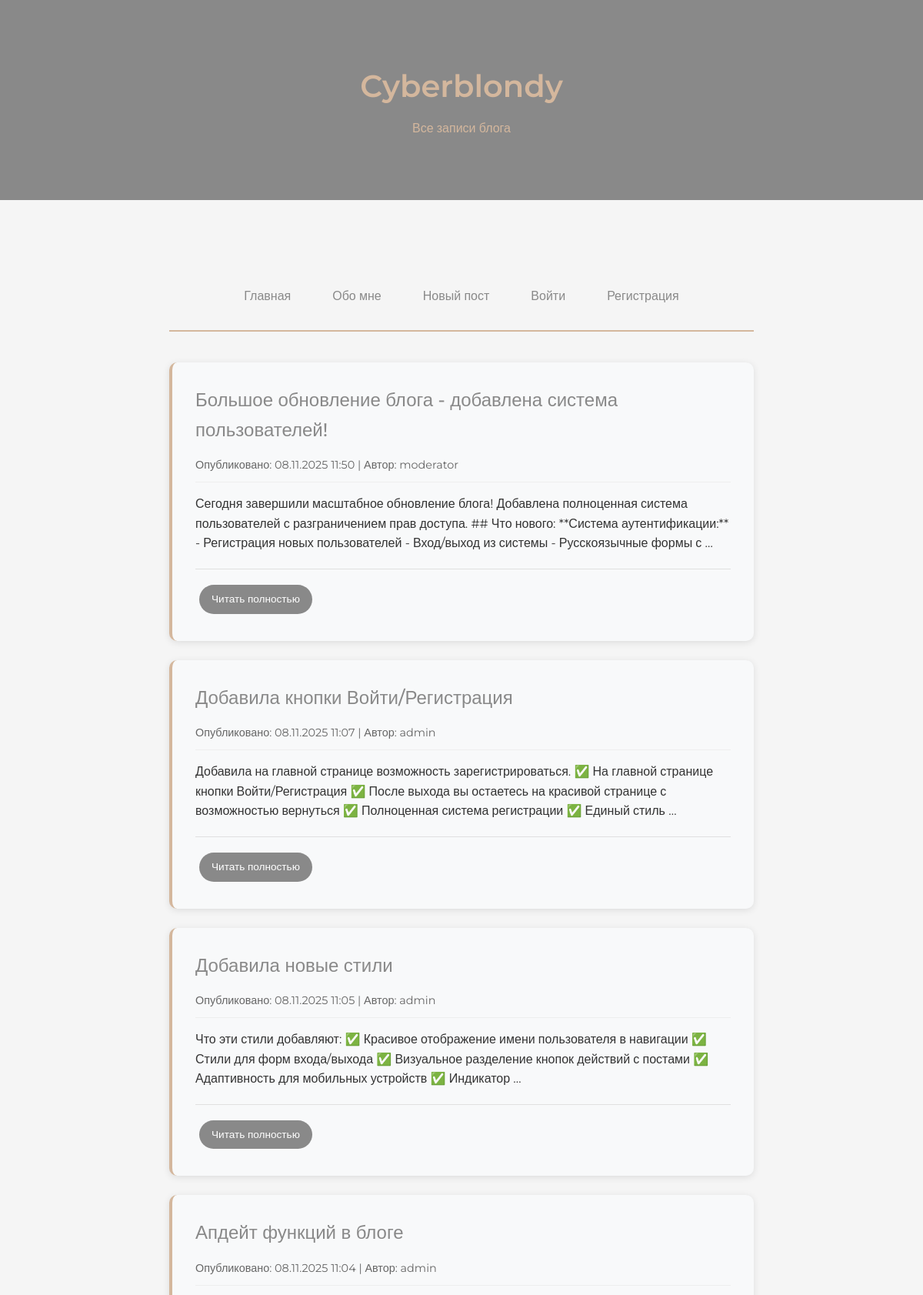
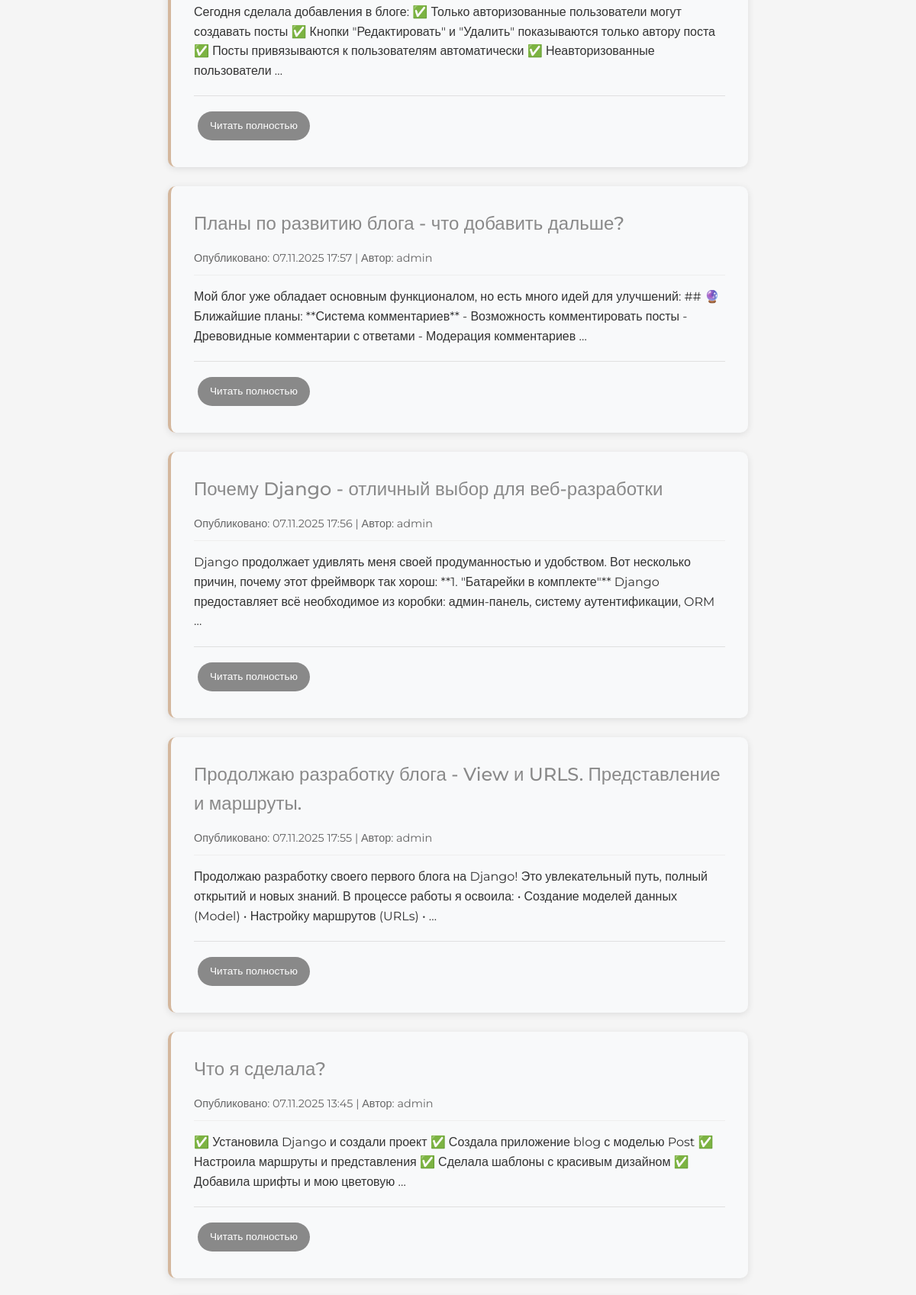
/posts/ (upper part), run on the app's committed database (2 pictures, top to bottom).
### blog/models.py (models this page shows, shortened)
class Post(models.Model):
    title = models.CharField(max_length=100, verbose_name='Заголовок')
    content = models.TextField(verbose_name='Содержание')
    created_at = models.DateTimeField(default=timezone.now, verbose_name='Дата создания')
    author = models.ForeignKey(User, on_delete=models.CASCADE, verbose_name='Автор')
    class Meta:
        verbose_name = 'Пост'
        verbose_name_plural = 'Посты'
        ordering = ['-created_at']

### blog/views.py (the view)
# urls.py: path('posts/', PostListView.as_view(), name='post_list'),
class PostListView(ListView):
    model = Post
    template_name = 'blog/post_list.html'
    context_object_name = 'posts'

### blog/templates/blog/post_list.html (shortened to what this page needs)
{% load static %}
<!DOCTYPE html>
<html lang="ru">
<head>
    <link rel="stylesheet" href="{% static 'css/style.css' %}">
</head>
<body>
    <div class="header">
        <div class="container">
            <h1>Cyberblondy</h1>
            <p>Все записи блога</p>
        </div>
    </div>
    <div class="container">
        <nav class="main-nav">
            <a href="{% url 'home' %}" class="nav-link">Главная</a>
            <a href="{% url 'about' %}" class="nav-link">Обо мне</a>
            <a href="{% url 'post_create' %}" class="nav-link">Новый пост</a>
            {% if user.is_authenticated %}
                <span class="nav-user">Привет, {{ user.username }}!</span>
                <a href="{% url 'logout' %}" class="nav-link">Выйти</a>
            {% else %}
                <a href="{% url 'login' %}" class="nav-link">Войти</a>
                <a href="{% url 'register' %}" class="nav-link">Регистрация</a>
            {% endif %}
        </nav>
        {% for post in posts %}
        <div class="post">
            <h2><a href="{% url 'post_detail' post.pk %}" class="post-title-link">{{ post.title }}</a></h2>
            <p class="post-meta">
                Опубликовано: {{ post.created_at|date:"d.m.Y H:i" }} |
                Автор: {{ post.author.username }}
            </p>
            <p>{{ post.content|truncatewords:30 }}</p>
            <div class="post-actions">
                <a href="{% url 'post_detail' post.pk %}" class="btn btn-read">Читать полностью</a>
            </div>
        </div>
        {% empty %}
        <div class="empty-message">
            Пока нет записей. <a href="{% url 'post_create' %}" class="empty-link">Будьте первым, кто добавит запись!</a>
        </div>
        {% endfor %}
    </div>
</body>
</html>

### static/css/style.css (style rules this page uses)
* { margin: 0; padding: 0; box-sizing: border-box; }
body { font-family: 'Montserrat', sans-serif; background-color: #f5f5f5; color: #333; line-height: 1.6; }
.container { max-width: 800px; margin: 0 auto; padding: 40px 20px; }
.header { background-color: #898989; color: #d4b79d; padding: 40px 0; text-align: center; margin-bottom: 40px; }
.header h1 { font-size: 2.5rem; font-weight: 600; margin-bottom: 10px; }
.main-nav { text-align: center; margin-bottom: 40px; padding: 20px 0; border-bottom: 2px solid #d4b79d; display: flex; justify-content: center; align-items: center; flex-wrap: wrap; gap: 10px; }
.nav-link { display: inline-block; padding: 10px 20px; color: #898989; text-decoration: none; font-weight: 500; border: 2px solid transparent; border-radius: 25px; transition: all 0.3s ease; white-space: nowrap; }
.post { background-color: #f8f9fa; padding: 30px; margin-bottom: 25px; border-radius: 10px; box-shadow: 0 2px 10px rgba(0,0,0,0.1); border-left: 4px solid #d4b79d; }
.post h2 { color: #898989; font-weight: 500; margin-bottom: 15px; font-size: 1.5rem; }
.post-title-link { color: #898989; text-decoration: none; transition: color 0.3s ease; }
.btn { display: inline-block; padding: 8px 16px; margin: 5px; border: none; border-radius: 20px; text-decoration: none; font-family: 'Montserrat', sans-serif; font-size: 0.9rem; font-weight: 500; cursor: pointer; transition: all 0.3s ease; }
.btn-read { background-color: #898989; color: white; }
.post-actions { margin-top: 20px; padding-top: 15px; border-top: 1px solid #e0e0e0; }
.post-meta { color: #666; font-size: 0.9rem; margin-bottom: 15px; padding-bottom: 10px; border-bottom: 1px solid #eee; }
.post-actions .btn { margin: 5px; font-size: 0.85rem; }

### data on the page
Post: title "Большое обновление блога - добавлена система пользователей!", created_at "08.11.2025 11:50", author.username "moderator", content "Сегодня завершили масштабное обновление блога! Добавлена полноценная система пользователей с разграничением прав доступа. ## Что нового: **Система аутентификации:** - Регистрация новых пользователей - Вход/выход из системы - Русскоязычные формы с …"
Post: title "Добавила кнопки Войти/Регистрация", created_at "08.11.2025 11:07", author.username "admin", content "Добавила на главной странице возможность зарегистрироваться. ✅ На главной странице кнопки Войти/Регистрация ✅ После выхода вы остаетесь на красивой странице с возможностью вернуться ✅ Полноценная система регистрации ✅ Единый стиль …"
Post: title "Добавила новые стили", created_at "08.11.2025 11:05", author.username "admin", content "Что эти стили добавляют: ✅ Красивое отображение имени пользователя в навигации ✅ Стили для форм входа/выхода ✅ Визуальное разделение кнопок действий с постами ✅ Адаптивность для мобильных устройств ✅ Индикатор …"
Post: title "Апдейт функций в блоге", created_at "08.11.2025 11:04", author.username "admin", content "Сегодня сделала добавления в блоге: ✅ Только авторизованные пользователи могут создавать посты ✅ Кнопки \"Редактировать\" и \"Удалить\" показываются только автору поста ✅ Посты привязываются к пользователям автоматически ✅ Неавторизованные пользователи …"
Post: title "Планы по развитию блога - что добавить дальше?", created_at "07.11.2025 17:57", author.username "admin", content "Мой блог уже обладает основным функционалом, но есть много идей для улучшений: ## 🔮 Ближайшие планы: **Система комментариев** - Возможность комментировать посты - Древовидные комментарии с ответами - Модерация комментариев …"
Post: title "Почему Django - отличный выбор для веб-разработки", created_at "07.11.2025 17:56", author.username "admin", content "Django продолжает удивлять меня своей продуманностью и удобством. Вот несколько причин, почему этот фреймворк так хорош: **1. \"Батарейки в комплекте\"** Django предоставляет всё необходимое из коробки: админ-панель, систему аутентификации, ORM …"
Post: title "Продолжаю разработку блога - View и URLS. Представление и маршруты.", created_at "07.11.2025 17:55", author.username "admin", content "Продолжаю разработку своего первого блога на Django! Это увлекательный путь, полный открытий и новых знаний. В процессе работы я освоила: • Создание моделей данных (Model) • Настройку маршрутов (URLs) • …"
Post: title "Что я сделала?", created_at "07.11.2025 13:45", author.username "admin", content "✅ Установила Django и создали проект ✅ Создала приложение blog с моделью Post ✅ Настроила маршруты и представления ✅ Сделала шаблоны с красивым дизайном ✅ Добавила шрифты и мою цветовую …"
